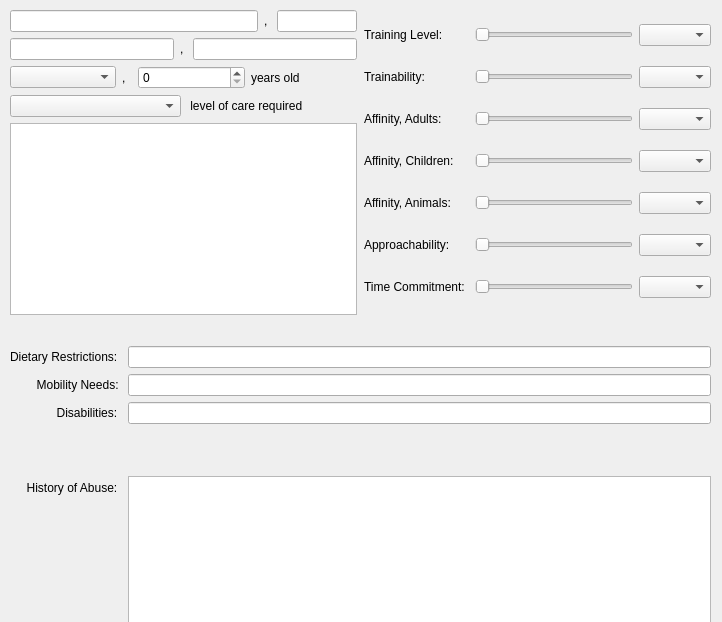
<?xml version="1.0" encoding="UTF-8"?>
<ui version="4.0">
 <class>animalDetailedDiag</class>
 <widget class="QDialog" name="animalDetailedDiag">
  <property name="geometry">
   <rect>
    <x>0</x>
    <y>0</y>
    <width>722</width>
    <height>622</height>
   </rect>
  </property>
  <property name="windowTitle">
   <string>Add Animal</string>
  </property>
  <widget class="QWidget" name="verticalLayoutWidget">
   <property name="geometry">
    <rect>
     <x>10</x>
     <y>10</y>
     <width>701</width>
     <height>686</height>
    </rect>
   </property>
   <layout class="QVBoxLayout" name="detailedViewLayout">
    <item>
     <layout class="QHBoxLayout" name="acmInfoLayout">
      <item>
       <layout class="QVBoxLayout" name="verticalLayout">
        <item>
         <layout class="QHBoxLayout" name="nameIDLayout">
          <item>
           <widget class="QLineEdit" name="nameLineEdit"/>
          </item>
          <item>
           <widget class="QLabel" name="label">
            <property name="maximumSize">
             <size>
              <width>10</width>
              <height>16777215</height>
             </size>
            </property>
            <property name="text">
             <string>, </string>
            </property>
           </widget>
          </item>
          <item>
           <widget class="QLineEdit" name="idLineEdit">
            <property name="maximumSize">
             <size>
              <width>80</width>
              <height>16777215</height>
             </size>
            </property>
           </widget>
          </item>
         </layout>
        </item>
        <item>
         <layout class="QHBoxLayout" name="speciesBreedLayout">
          <item>
           <widget class="QLineEdit" name="speciesLineEdit"/>
          </item>
          <item>
           <widget class="QLabel" name="label_3">
            <property name="maximumSize">
             <size>
              <width>10</width>
              <height>16777215</height>
             </size>
            </property>
            <property name="text">
             <string>, </string>
            </property>
           </widget>
          </item>
          <item>
           <widget class="QLineEdit" name="breedLineEdit"/>
          </item>
         </layout>
        </item>
        <item>
         <layout class="QHBoxLayout" name="sexAgeLayout">
          <item>
           <widget class="QComboBox" name="sexComboBox"/>
          </item>
          <item>
           <widget class="QLabel" name="label_2">
            <property name="maximumSize">
             <size>
              <width>10</width>
              <height>16777215</height>
             </size>
            </property>
            <property name="text">
             <string>, </string>
            </property>
           </widget>
          </item>
          <item>
           <widget class="QSpinBox" name="ageSpinBox"/>
          </item>
          <item>
           <widget class="QLabel" name="ageText">
            <property name="text">
             <string>years old</string>
            </property>
           </widget>
          </item>
         </layout>
        </item>
        <item>
         <layout class="QHBoxLayout" name="careLevelLayout">
          <item>
           <widget class="QComboBox" name="careLevelComboBox"/>
          </item>
          <item>
           <widget class="QLabel" name="careLevelText">
            <property name="text">
             <string> level of care required</string>
            </property>
           </widget>
          </item>
         </layout>
        </item>
        <item>
         <widget class="QTextEdit" name="textEdit">
          <property name="maximumSize">
           <size>
            <width>16777215</width>
            <height>200</height>
           </size>
          </property>
         </widget>
        </item>
       </layout>
      </item>
      <item>
       <spacer name="horizontalSpacer_3">
        <property name="orientation">
         <enum>Qt::Horizontal</enum>
        </property>
        <property name="sizeType">
         <enum>QSizePolicy::Fixed</enum>
        </property>
        <property name="sizeHint" stdset="0">
         <size>
          <width>1</width>
          <height>10</height>
         </size>
        </property>
       </spacer>
      </item>
      <item>
       <layout class="QGridLayout" name="sliderLayout">
        <item row="2" column="1">
         <widget class="QSlider" name="adultAffinitySlider">
          <property name="orientation">
           <enum>Qt::Horizontal</enum>
          </property>
         </widget>
        </item>
        <item row="6" column="0">
         <widget class="QLabel" name="timeCommitmentLabel">
          <property name="text">
           <string>Time Commitment: </string>
          </property>
         </widget>
        </item>
        <item row="3" column="2">
         <widget class="QComboBox" name="childAffinityComboBox"/>
        </item>
        <item row="2" column="0">
         <widget class="QLabel" name="adultAffinityLabel">
          <property name="text">
           <string>Affinity, Adults:</string>
          </property>
         </widget>
        </item>
        <item row="4" column="1">
         <widget class="QSlider" name="animalAffinitySlider">
          <property name="orientation">
           <enum>Qt::Horizontal</enum>
          </property>
         </widget>
        </item>
        <item row="5" column="0">
         <widget class="QLabel" name="approachabilityLabel">
          <property name="text">
           <string>Approachability: </string>
          </property>
         </widget>
        </item>
        <item row="4" column="2">
         <widget class="QComboBox" name="animalAffinityComboBox"/>
        </item>
        <item row="0" column="2">
         <widget class="QComboBox" name="trainingLevelComboBox"/>
        </item>
        <item row="6" column="1">
         <widget class="QSlider" name="timeCommitmentSlider">
          <property name="orientation">
           <enum>Qt::Horizontal</enum>
          </property>
         </widget>
        </item>
        <item row="5" column="1">
         <widget class="QSlider" name="approachabilitySlider">
          <property name="orientation">
           <enum>Qt::Horizontal</enum>
          </property>
         </widget>
        </item>
        <item row="4" column="0">
         <widget class="QLabel" name="animalAffinityLabel">
          <property name="text">
           <string>Affinity, Animals: </string>
          </property>
         </widget>
        </item>
        <item row="1" column="2">
         <widget class="QComboBox" name="trainabilityComboBox"/>
        </item>
        <item row="1" column="0">
         <widget class="QLabel" name="trainabilityLevelLabel">
          <property name="text">
           <string>Trainability: </string>
          </property>
         </widget>
        </item>
        <item row="6" column="2">
         <widget class="QComboBox" name="timeCommitmentComboBox">
          <property name="focusPolicy">
           <enum>Qt::NoFocus</enum>
          </property>
         </widget>
        </item>
        <item row="5" column="2">
         <widget class="QComboBox" name="approachabilityComboBox"/>
        </item>
        <item row="1" column="1">
         <widget class="QSlider" name="trainabilitySlider">
          <property name="orientation">
           <enum>Qt::Horizontal</enum>
          </property>
         </widget>
        </item>
        <item row="0" column="0">
         <widget class="QLabel" name="trainingLevelLabel">
          <property name="text">
           <string>Training Level: </string>
          </property>
         </widget>
        </item>
        <item row="3" column="0">
         <widget class="QLabel" name="childAffinityLabel">
          <property name="text">
           <string>Affinity, Children: </string>
          </property>
         </widget>
        </item>
        <item row="2" column="2">
         <widget class="QComboBox" name="adultAffinityComboBox"/>
        </item>
        <item row="3" column="1">
         <widget class="QSlider" name="childAffinitySlider">
          <property name="orientation">
           <enum>Qt::Horizontal</enum>
          </property>
         </widget>
        </item>
        <item row="0" column="1">
         <widget class="QSlider" name="trainingLevelSlider">
          <property name="orientation">
           <enum>Qt::Horizontal</enum>
          </property>
         </widget>
        </item>
       </layout>
      </item>
     </layout>
    </item>
    <item>
     <spacer name="verticalSpacer_2">
      <property name="orientation">
       <enum>Qt::Vertical</enum>
      </property>
      <property name="sizeHint" stdset="0">
       <size>
        <width>20</width>
        <height>20</height>
       </size>
      </property>
     </spacer>
    </item>
    <item>
     <layout class="QFormLayout" name="textEditLayout">
      <item row="2" column="0">
       <widget class="QLabel" name="label_4">
        <property name="text">
         <string>Dietary Restrictions: </string>
        </property>
       </widget>
      </item>
      <item row="3" column="0">
       <widget class="QLabel" name="label_5">
        <property name="text">
         <string>        Mobility Needs: </string>
        </property>
       </widget>
      </item>
      <item row="4" column="0">
       <widget class="QLabel" name="label_6">
        <property name="text">
         <string>              Disabilities: </string>
        </property>
       </widget>
      </item>
      <item row="6" column="0">
       <widget class="QLabel" name="label_7">
        <property name="text">
         <string>     History of Abuse: </string>
        </property>
       </widget>
      </item>
      <item row="2" column="1">
       <widget class="QLineEdit" name="lineEdit"/>
      </item>
      <item row="3" column="1">
       <widget class="QLineEdit" name="lineEdit_2"/>
      </item>
      <item row="4" column="1">
       <widget class="QLineEdit" name="lineEdit_3"/>
      </item>
      <item row="6" column="1">
       <widget class="QTextEdit" name="textEdit_2"/>
      </item>
      <item row="5" column="1">
       <spacer name="verticalSpacer">
        <property name="orientation">
         <enum>Qt::Vertical</enum>
        </property>
        <property name="sizeHint" stdset="0">
         <size>
          <width>20</width>
          <height>40</height>
         </size>
        </property>
       </spacer>
      </item>
     </layout>
    </item>
    <item>
     <layout class="QHBoxLayout" name="buttonLayout">
      <item>
       <spacer name="horizontalSpacer">
        <property name="orientation">
         <enum>Qt::Horizontal</enum>
        </property>
        <property name="sizeHint" stdset="0">
         <size>
          <width>40</width>
          <height>20</height>
         </size>
        </property>
       </spacer>
      </item>
      <item>
       <widget class="QDialogButtonBox" name="buttonBox">
        <property name="standardButtons">
         <set>QDialogButtonBox::Cancel|QDialogButtonBox::Ok</set>
        </property>
       </widget>
      </item>
      <item>
       <spacer name="horizontalSpacer_2">
        <property name="orientation">
         <enum>Qt::Horizontal</enum>
        </property>
        <property name="sizeHint" stdset="0">
         <size>
          <width>40</width>
          <height>20</height>
         </size>
        </property>
       </spacer>
      </item>
     </layout>
    </item>
   </layout>
  </widget>
 </widget>
 <resources/>
 <connections/>
</ui>
